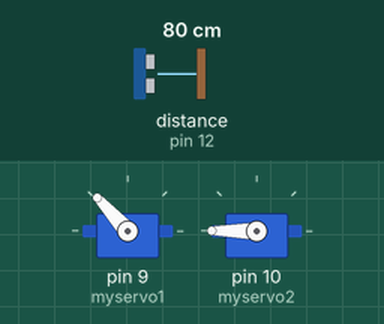
A sketch run on a simulated Arduino Uno, built with avr-gcc and run on an emulated ATmega328P. Parts: 2 × servo. Wiring (inferred from the names in the program): ultrasonic range finder: trigger pin 13; echo pin 12. Inputs (shaded band) come from the test bench; at power-on: distance to the obstacle (sensor on pin 12) 80 cm. The echo pulse lasts 58.3 µs per cm; what the sketch prints to the serial monitor is not drawn.

Above: at 1.2 s.
1.3 s: distance to the obstacle (sensor on pin 12) set to 17 cm
At 2.2 s:
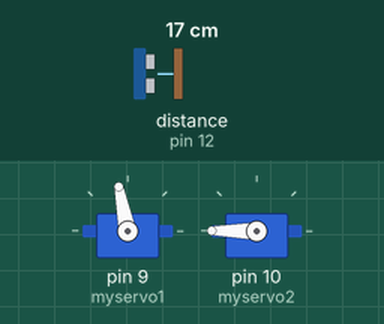
4.3 s: distance to the obstacle (sensor on pin 12) set to 13 cm
At 4.46 s:
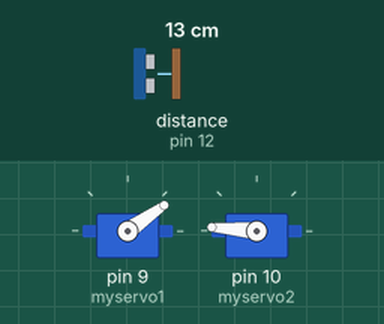
At 6.14 s:
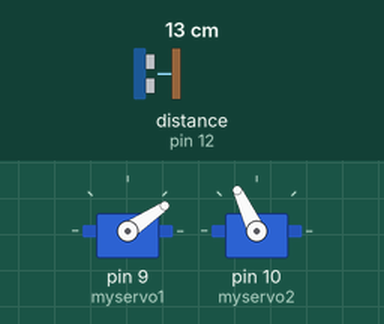
7.3 s: distance to the obstacle (sensor on pin 12) set to 18 cm
10.3 s: distance to the obstacle (sensor on pin 12) set to 2 cm
At 10.48 s:
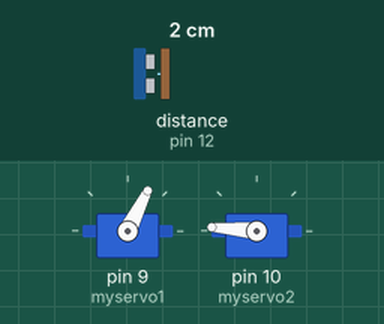
13.3 s: distance to the obstacle (sensor on pin 12) set to 35 cm
16.3 s: distance to the obstacle (sensor on pin 12) set to 120 cm
Timing chart, 0 to 20.3 s (numbered marks = the images above; inputs shaded):
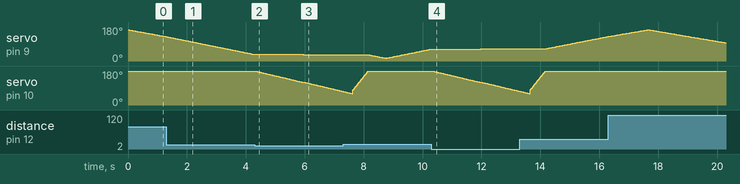

Measured:
- the behaviour switches between 16 and 15 cm on distance to the obstacle (sensor on pin 12) (found by bisection; images 1 and 2)
- after the input at 4.3 s, servo on pin 10 (myservo2): moves from 180° to 72° over 3.0 s, starting at once
- after the input at 10.3 s, servo on pin 10 (myservo2): moves from 180° to 73° over 2.9 s, starting after 0.05 s
- by itself, servo on pin 9 (myservo1): rises from 129° to 165° in 1.3 s, then falls to 96° in 2.7 s

The sketch:

aruino_turret.ino
```cpp
#include <Servo.h>
#define ECHO 12
#define TRIG 13

Servo myservo1;
Servo myservo2;

long duration;
int distance;

int pos_1 = 15;
int pos_2 = 180;
int index = 0;

void setup()
{
    pinMode(ECHO, INPUT);
    pinMode(TRIG, OUTPUT);
    myservo1.attach(9);
    myservo2.attach(10);
    myservo2.write(180);
    Serial.begin(9600);

}

void loop()
{
    for (pos_1 = 15; pos_1 <= 165; pos_1++)
    {
        detection(pos_1);
    }

    for (pos_1 = 165; pos_1 >= 15; pos_1--)
    {
        detection(pos_1);
    }
}

void check()
{
    if (distance < 15)
    {
        index++;
        switch (index)
        {
        case 1:
            trig(index);
            Serial.println("1발 발사!");
            break;
        case 2:
            trig(index);
            Serial.println("2발 발사!");
            load();
            index = 0;
            break;
        default:
            index = 0;
            load();
            break;
        }
    }
}

void trig(int n)
{
    for (pos_2 = 180 - ((n - 1) * 60); pos_2 >= 180 - (n * 60); pos_2 -= 1)
    {
        myservo2.write(pos_2);
        delay(27);
    }
}

void load()
{
    for (pos_2 = 80; pos_2 <= 180; pos_2 += 1)
    {
        myservo2.write(pos_2);
        delay(5);
    }
}

void detection(int angle) {

  int correctAngle = 180-angle;
  myservo1.write(correctAngle);
  delay(30);
  distance = calculateDistance();
  Serial.print(angle);
  Serial.print(",");
  Serial.print(distance);
  Serial.print(".");
  check();
}

int calculateDistance()
{
  digitalWrite(TRIG, LOW);
  delayMicroseconds(2);
  digitalWrite(TRIG, HIGH);
  delayMicroseconds(10);
  digitalWrite(TRIG, LOW);
  duration = pulseIn(ECHO, HIGH);
  distance =  duration * 0.034 / 2;

  return distance;
}
```
